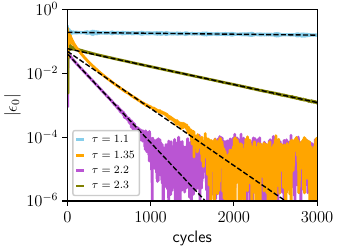

Here is the Python script that generated this plot:
import numpy as np
from scipy.optimize import curve_fit
from matplotlib import rc
rc('text', usetex=True)
import matplotlib.pyplot as plt


# fit to line
def linear_fit(x, gamma, a):
       return a - gamma * x


def exp_fit(x, gamma, a):
    return np.exp(a - gamma * x)

L = 28
state_name = "x_p"
taus = [1.1, 1.35, 2.2, 2.3]

plt.figure(1, figsize=(3.375, 2.5), constrained_layout=True)

# cycles for different tau
cycles = dict()
cycles["1.1"] = 5000
cycles["1.15"] = 5000
cycles["1.2"] = 5000
cycles["1.25"] = 5000
cycles["1.3"] = 5000
cycles["1.35"] = 3000
cycles["1.4"] = 3000
cycles["2.0"] = 1000
cycles["2.1"] = 1000
cycles["2.2"] = 3000
cycles["2.3"] = 5000
cycles["2.4"] = 5000
cycles["2.5"] = 5000
cycles["2.6"] = 5000

# fit in defined boundaries
boundaries = dict()
boundaries["1.1"] = [3000, 5000]
boundaries["1.15"] = [3000, 5000]
boundaries["1.2"] = [3000, 5000]
boundaries["1.25"] = [3000, 5000]
boundaries["1.3"] = [1000, 3000]
boundaries["1.35"] = [400, 1000]
boundaries["1.4"] = [200, 400]
boundaries["2.0"] = [50, 100]
boundaries["2.1"] = [50, 200]
boundaries["2.2"] = [100, 500]
boundaries["2.3"] = [2000, 3000]
boundaries["2.4"] = [3000, 5000]
boundaries["2.5"] = [3000, 5000]
boundaries["2.6"] = [3000, 5000]

colors = ["skyblue", "orange", "mediumorchid", "olive"]
zorder = [1, 2, 1, 1]
for i, tau in enumerate(taus):

    fit_start = boundaries[str(tau)][0]
    fit_end = boundaries[str(tau)][1]

    prefix = ""
    name = "hhz_pbc_k=0_p=1_energy_dynamics_" + state_name + "_L=" + str(L) + "_tau" + str(tau).replace(".", "-") \
           + "_cycles=" + str(cycles[str(tau)]) + ".npz"

    data = np.load(prefix + name)

    en_x = data["en_x"]
    en_z = data["en_z"]
    en_avg = 0.5 * (en_x + en_z)

    # fit
    popt_avg, pcov_avg = curve_fit(linear_fit, np.arange(cycles[str(tau)] + 1)[fit_start: fit_end + 1].astype(float),
                                   np.log(np.absolute(en_avg[fit_start:fit_end + 1])))

    plt.plot(np.absolute(en_avg), label=r"$\tau=" + str(tau) + r"$", color=colors[i], zorder=zorder[i], lw=2)
    plt.plot(exp_fit(np.arange(cycles[str(tau)] + 1), *popt_avg), ls="--", color="black", lw=1, zorder=3)


plt.legend(framealpha=1, fontsize=8, handlelength=0.5, handleheight=0.1)
# plt.grid()
plt.xlabel("cycles", fontsize=12)
plt.ylabel(r"$|\epsilon_{0}|$", fontsize=12)

plt.yscale("log")
plt.ylim(1.e-6, 1.0)
plt.xlim(0, 3000)

plt.xticks(fontsize=12)
plt.yticks([1.0, 1.e-2, 1.e-4, 1.e-6], fontsize=12)

plt.savefig("Fig2.pdf", format="pdf")
# plt.show()


